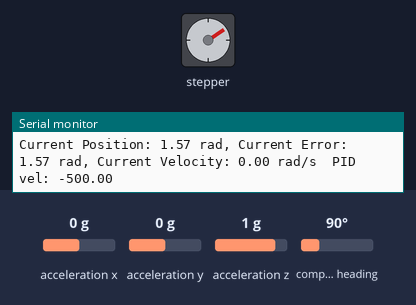
The sketch below on a simulated Arduino Uno, built with avr-gcc and run on an emulated ATmega328P. On the bench: stepper motor, the last lines printed to the serial monitor. Inputs (shaded band) come from the test bench; at power-on: compass heading 90°, acceleration x 0 g, acceleration y 0 g, acceleration z 1 g. Stepper angles assume 200 steps per turn.

Above: at 2.6 s.
2.7 s: compass heading set to 269°
At 2.9 s:
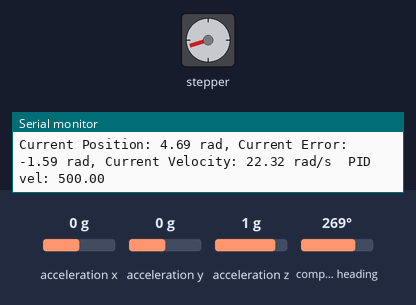
5.7 s: compass heading set to 7°
At 6.51 s:
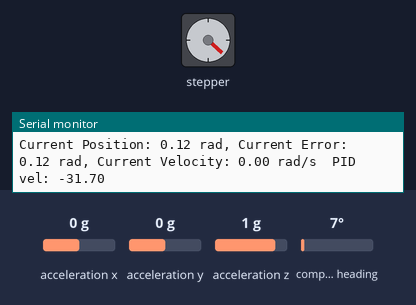
8.7 s: compass heading set to 90°
At 8.91 s:
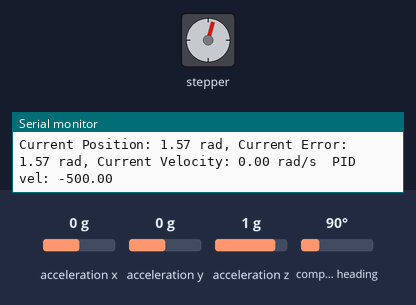
Timing chart, 0 to 17.7 s (numbered marks = the images above; inputs shaded):
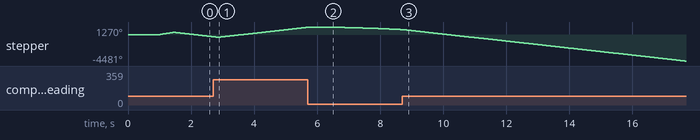

The sketch:

Controller_V_2.ino
```cpp
#include <Wire.h>
#include <Adafruit_Sensor.h>
#include <Adafruit_BNO055.h>
#include <utility/imumaths.h>
#include <math.h>
#include "AccelStepper.h"

#define PI (3.14159265358979)
#define dirPin 2
#define stepPin 3
#define motorInterfaceType 1
#define speedCap (500)

Adafruit_BNO055 bno = Adafruit_BNO055(55);
AccelStepper stepper = AccelStepper(motorInterfaceType, stepPin, dirPin);

// PID gains
double kP = -2000;
double kI = -200.0;
double kD = -50.0;
double setpoint = 0;

// Integral control
double inte = 0;
double integral_clipping = 3;
double windup_decay = 0.9;


// Memory
double old_error = 0;
double old_time = 0;
double old_position = 0;

void setup(void)
{
  Serial.begin(9600);
  Serial.println("Orientation Sensor Test\n");

  while (!bno.begin()) {
    Serial.print("Ooops, no BNO055 detected ... Check your wiring or I2C ADDR!");
  }

  delay(1000);
  bno.setExtCrystalUse(true);

  old_time = millis();

  stepper.setMaxSpeed(speedCap);
  stepper.setAcceleration(50000);
  stepper.moveTo(200);  // Set target position
  stepper.runToPosition();  // Move to target position
}

void loop(void)
{
  double x = get_ang_position();

  // Wrap error between [-PI, PI]
  double error = wrap_angle(x - setpoint);

  double dt = (millis() - old_time) / 1000.0;
  old_time = millis();
  double vx = (x - old_position)/dt;
  old_position = x;

  // Integral update with decay
  if (abs(error) < 0.2) {  // Only decay if near setpoint
    inte *= windup_decay;
  } else {
    inte += error * dt;
  }

  // Integral clipping
  inte = constrain(inte, -integral_clipping, integral_clipping);

  double u = kP * error + kI * inte - kD * vx;  // Note: using -D*v

  double out_vel = constrain(u, -speedCap, speedCap);

  print_ang_vel(error, x, vx);
  print_PID(out_vel);
  drive_motor(out_vel);

  old_error = error;

}

double get_ang_velocity(void){
  sensors_event_t angVelocityData;
  bno.getEvent(&angVelocityData, Adafruit_BNO055::VECTOR_EULER);
  return angVelocityData.gyro.x;
}

double get_ang_position(void){
  sensors_event_t orientationData;
  bno.getEvent(&orientationData, Adafruit_BNO055::VECTOR_EULER);
  double x = orientationData.orientation.x;
  return x * (PI / 180.0); // convert degrees to radians
}

void print_ang_vel(double error, double position, double velocity){
  Serial.print("Current Position: ");
  Serial.print(position);
  Serial.print(" rad, Current Error: ");
  Serial.print(error);
  Serial.print(" rad, Current Velocity: ");
  Serial.print(velocity);
  Serial.print(" rad/s  ");
}

void print_PID(double vel){
  Serial.print("PID vel: ");
  Serial.print(vel);
  Serial.println(" ");
}

void drive_motor(double vel) {
  stepper.setSpeed(vel); // speed in steps per second

  unsigned long time_rn = millis();
  while (millis() - time_rn < 100) { // run for 100 ms
    stepper.runSpeed(); // this runs the motor at constant speed
  }
}


// Angle wrapping between [-PI, PI]
double wrap_angle(double theta) {
  while (theta > PI)  theta -= 2 * PI;
  while (theta < -PI) theta += 2 * PI;
  return theta;
}
```
